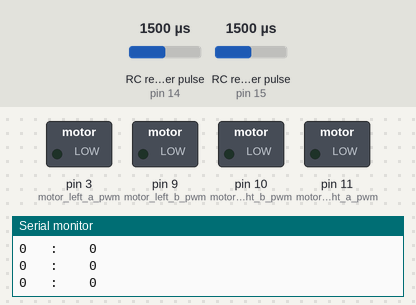
Simulated run of this sketch. Board: Arduino Uno, built with avr-gcc and run on an emulated ATmega328P. Shown: switched loads named in the sketch (green lamp = pin HIGH), the last lines printed to the serial monitor. Wiring (inferred from the names in the program): 2 × RC receiver channel: data pin 14 / data pin 15. The test bench sets the inputs (shaded band); at power-on: RC receiver pulse (sensors on pin 14, pin 15) 1500 µs. Pins used as bus, display or sensor lines are not drawn.

Above: at 2.7 s.
2.8 s: RC receiver pulse (sensor on pin 14) set to 1455 µs
At 3.8 s:
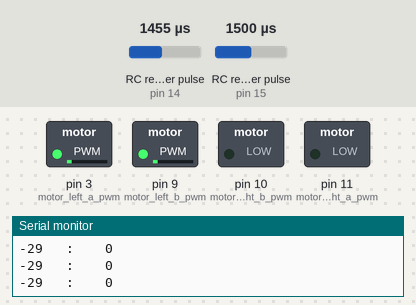
4.3 s: RC receiver pulse (sensor on pin 15) set to 1483 µs
5.8 s: RC receiver pulse (sensor on pin 15) set to 1452 µs
At 7.0 s:
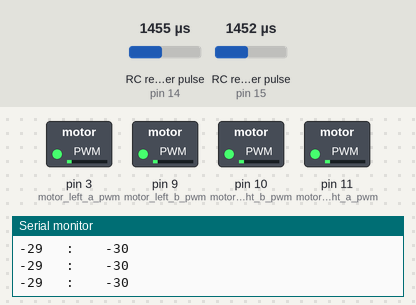
7.3 s: RC receiver pulse (sensor on pin 14) set to 1020 µs
At 8.4 s:
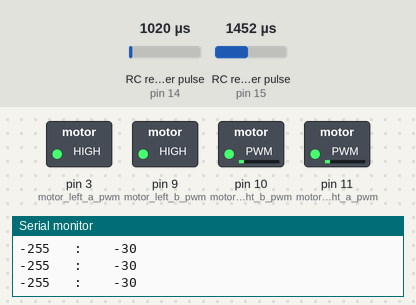
8.8 s: RC receiver pulse (sensor on pin 14) set to 1250 µs
At 9.6 s:
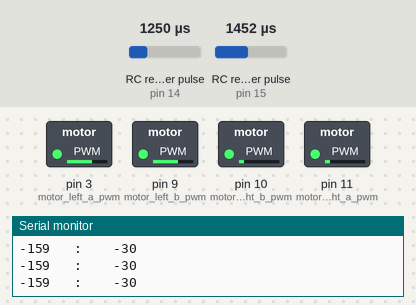
10.3 s: RC receiver pulse (sensor on pin 15) set to 1020 µs
At 10.7 s:
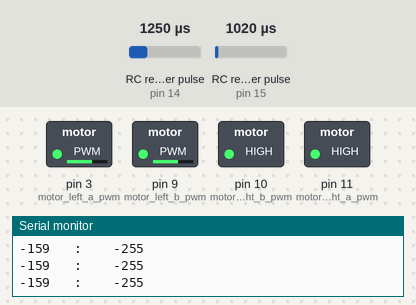
Timing chart, 0 to 12.8 s (numbered marks = the images above; inputs shaded):
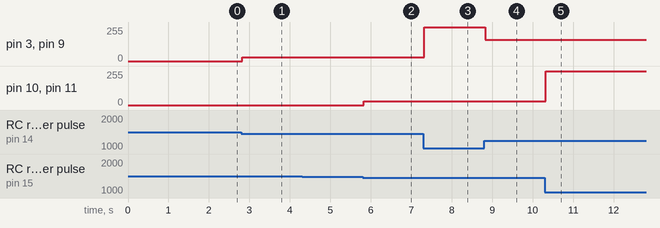

The sketch:

makeblock_4wd.ino
```cpp
// declare R/C inputs
int rc_left = 14;
int rc_right = 15;
int rc_left_val = 0;
int rc_right_val = 0;

int deadband = 20;
int right_spd = 0;
int left_spd = 0;
int max_spd = 255;
int rc_min = 1100;
int rc_max = 1900;

// motor left rear
int motor_left_a_pwm = 3;
int motor_left_a1 = 2;
int motor_left_a2 = 4;

// motor left front
int motor_left_b1 = 8;
int motor_left_b2 = 7;
int motor_left_b_pwm = 9;

// motor right rear
int motor_right_a_pwm = 11;
int motor_right_a1 = 5;
int motor_right_a2 = 6;

// motor right front
int motor_right_b1 = 13;
int motor_right_b2 = 12;
int motor_right_b_pwm = 10;

void setup() {
  Serial.begin(9600);

  pinMode(INPUT, rc_left);
  pinMode(INPUT, rc_right);

  pinMode(OUTPUT, motor_left_a_pwm);
  pinMode(OUTPUT, motor_left_a1);
  pinMode(OUTPUT, motor_left_a2);
  pinMode(OUTPUT, motor_left_b1);
  pinMode(OUTPUT, motor_left_b2);
  pinMode(OUTPUT, motor_left_b_pwm);

  pinMode(OUTPUT, motor_right_a_pwm);
  pinMode(OUTPUT, motor_right_a1);
  pinMode(OUTPUT, motor_right_a2);
  pinMode(OUTPUT, motor_right_b1);
  pinMode(OUTPUT, motor_right_b2);
  pinMode(OUTPUT, motor_right_b_pwm);
  delay(1500);
}

void loop() {
  read_inputs();
  interpolate();
  write_motors();
  print_stuff();
}

void read_inputs() {
  rc_left_val = pulseIn(rc_left, HIGH);
  rc_right_val = pulseIn(rc_right, HIGH);
}

void interpolate() {
  if (rc_left_val > 500 && rc_right_val > 500) {
    left_spd = map(rc_left_val, rc_min, rc_max, -max_spd, max_spd);
    right_spd = map(rc_right_val, rc_min, rc_max, -max_spd, max_spd);
    limit();
  }
  else {
    left_spd = 0;
    right_spd = 0;
  }
}

void limit() {
  if (left_spd > max_spd) {
    left_spd = max_spd;
  }
  else if (left_spd < -max_spd) {
    left_spd = -max_spd;
  }
  if (right_spd > max_spd) {
    right_spd = max_spd;
  }
  else if (right_spd < -max_spd) {
    right_spd = -max_spd;
  }
}

void write_motors() {
  if (left_spd > deadband) {
    left_forward();
  }
  else if (left_spd < -deadband) {
    left_reverse();
  }
  else {
    left_stop();
  }
  if (right_spd > deadband) {
    right_forward();
  }
  else if (right_spd < -deadband) {
    right_reverse();
  }
  else {
    right_stop();
  }
}

void print_stuff() {
  //Serial.print("  Left: ");
  //Serial.print(rc_left_val);
  Serial.print(left_spd);
  //Serial.print("  Right: ");
  Serial.print("   :    ");
  //Serial.print(rc_right_val);
  Serial.print(right_spd);
  Serial.println("");
}

void left_forward() {
  digitalWrite(motor_left_a1, LOW);
  digitalWrite(motor_left_a2, HIGH);
  digitalWrite(motor_left_b1, HIGH);
  digitalWrite(motor_left_b2, LOW);
  analogWrite(motor_left_a_pwm, left_spd);
  analogWrite(motor_left_b_pwm, left_spd);
}
void left_reverse() {
  digitalWrite(motor_left_a1, HIGH);
  digitalWrite(motor_left_a2, LOW);
  digitalWrite(motor_left_b1, LOW);
  digitalWrite(motor_left_b2, HIGH);
  analogWrite(motor_left_a_pwm, -left_spd);
  analogWrite(motor_left_b_pwm, -left_spd);
}
void left_stop() {
  digitalWrite(motor_left_a_pwm, LOW);
  digitalWrite(motor_left_b_pwm, LOW);
}

void right_forward() {
  digitalWrite(motor_right_a1, LOW);
  digitalWrite(motor_right_a2, HIGH);
  digitalWrite(motor_right_b1, HIGH);
  digitalWrite(motor_right_b2, LOW);
  analogWrite(motor_right_a_pwm, right_spd);
  analogWrite(motor_right_b_pwm, right_spd);
}
void right_reverse() {
  digitalWrite(motor_right_a1, HIGH);
  digitalWrite(motor_right_a2, LOW);
  digitalWrite(motor_right_b1, LOW);
  digitalWrite(motor_right_b2, HIGH);
  analogWrite(motor_right_a_pwm, -right_spd);
  analogWrite(motor_right_b_pwm, -right_spd);
}
void right_stop() {
  digitalWrite(motor_right_a_pwm, LOW);
  digitalWrite(motor_right_b_pwm, LOW);
}
```

Measured:
- after the input at 2.8 s, pin 3 (motor_left_a_pwm), pin 9 (motor_left_b_pwm): 0/255 → 29/255 at once
- after the input at 5.8 s, pin 10 (motor_right_b_pwm), pin 11 (motor_right_a_pwm): 0/255 → 30/255 at once
- after the input at 7.3 s, pin 3 (motor_left_a_pwm), pin 9 (motor_left_b_pwm): 29/255 → 255/255 at once
- after the input at 8.8 s, pin 3 (motor_left_a_pwm), pin 9 (motor_left_b_pwm): 255/255 → 159/255 at once
- after the input at 10.3 s, pin 10 (motor_right_b_pwm), pin 11 (motor_right_a_pwm): 30/255 → 255/255 at once
